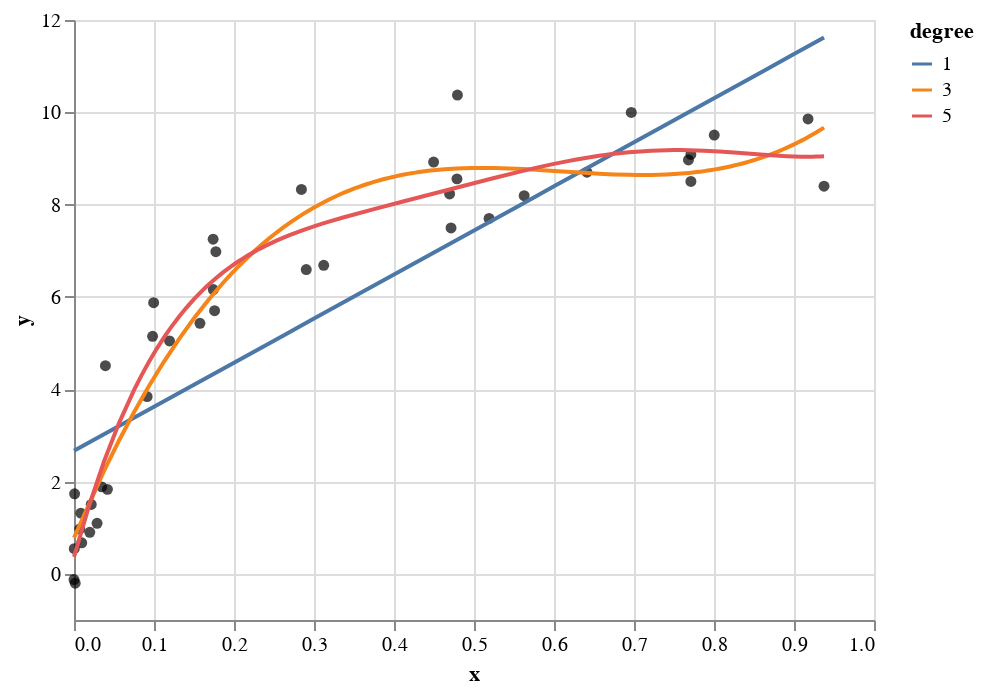

The code cell stored with this chart in its notebook:
### Code cell
import numpy as np
import pandas as pd
import altair as alt

# Generate some random data
rng = np.random.RandomState(1)
x = rng.rand(40) ** 2
y = 10 - 1.0 / (x + 0.1) + rng.randn(40)
source = pd.DataFrame({"x": x, "y": y})

# Define the degree of the polynomial fits
degree_list = [1, 3, 5]

base = alt.Chart(source).mark_circle(color="black").encode(
    alt.X("x"), alt.Y("y")
)

polynomial_fit = [
    base.transform_regression(
        "x", "y", method="poly", order=order, as_=["x", str(order)]
    )
    .mark_line()
    .transform_fold([str(order)], as_=["degree", "y"])
    .encode(alt.Color("degree:N"))
    for order in degree_list
]

alt.layer(base, *polynomial_fit)

### Figure 1 — Vega-Lite specification as saved in the notebook (floating-point values rounded to 4 significant figures)
{"config": {"view": {"continuousWidth": 400, "continuousHeight": 300}}, "layer": [{"mark": {"type": "circle", "color": "black"}, "encoding": {"x": {"type": "quantitative", "field": "x"}, "y": {"type": "quantitative", "field": "y"}}}, {"mark": "line", "encoding": {"color": {"type": "nominal", "field": "degree"}, "x": {"type": "quantitative", "field": "x"}, "y": {"type": "quantitative", "field": "y"}}, "transform": [{"on": "x", "regression": "y", "method": "poly", "order": 1, "as": ["x", "1"]}, {"fold": ["1"], "as": ["degree", "y"]}]}, {"mark": "line", "encoding": {"color": {"type": "nominal", "field": "degree"}, "x": {"type": "quantitative", "field": "x"}, "y": {"type": "quantitative", "field": "y"}}, "transform": [{"on": "x", "regression": "y", "method": "poly", "order": 3, "as": ["x", "3"]}, {"fold": ["3"], "as": ["degree", "y"]}]}, {"mark": "line", "encoding": {"color": {"type": "nominal", "field": "degree"}, "x": {"type": "quantitative", "field": "x"}, "y": {"type": "quantitative", "field": "y"}}, "transform": [{"on": "x", "regression": "y", "method": "poly", "order": 5, "as": ["x", "5"]}, {"fold": ["5"], "as": ["degree", "y"]}]}], "data": {"name": "data-7c0ed963b624a8fefad4a2e488182d95"}, "$schema": "https://vega.github.io/schema/vega-lite/v4.8.1.json", "datasets": {"data-7c0ed963b624a8fefad4a2e488182d95": [{"x": 0.1739, "y": 7.25}, {"x": 0.5189, "y": 7.7}, {"x": 1.308e-08, "y": -0.1229}, {"x": 0.0914, "y": 3.84}, {"x": 0.02154, "y": 1.504}, {"x": 0.008526, "y": 1.316}, {"x": 0.03469, "y": 1.884}, {"x": 0.1194, "y": 5.046}, {"x": 0.1574, "y": 5.428}, {"x": 0.2903, "y": 6.593}, {"x": 0.1757, "y": 5.702}, {"x": 0.4695, "y": 8.231}, {"x": 0.0418, "y": 1.831}, {"x": 0.7711, "y": 9.086}, {"x": 0.0007501, "y": 1.734}, {"x": 0.4495, "y": 8.922}, {"x": 0.1741, "y": 6.16}, {"x": 0.3121, "y": 6.686}, {"x": 0.01971, "y": 0.8992}, {"x": 0.03924, "y": 4.511}, {"x": 0.6412, "y": 8.702}, {"x": 0.9375, "y": 8.399}, {"x": 0.09823, "y": 5.146}, {"x": 0.4793, "y": 10.37}, {"x": 0.7681, "y": 8.968}, {"x": 0.8003, "y": 9.506}, {"x": 0.007233, "y": 0.9746}, {"x": 0.001525, "y": -0.202}, {"x": 0.02884, "y": 1.096}, {"x": 0.7711, "y": 8.503}, {"x": 0.009672, "y": 0.673}, {"x": 0.1773, "y": 6.981}, {"x": 0.9176, "y": 9.856}, {"x": 0.2843, "y": 8.329}, {"x": 0.4787, "y": 8.558}, {"x": 0.09955, "y": 5.874}, {"x": 0.4713, "y": 7.495}, {"x": 0.6966, "y": 9.998}, {"x": 0.0003345, "y": 0.5463}, {"x": 0.5627, "y": 8.193}]}}
